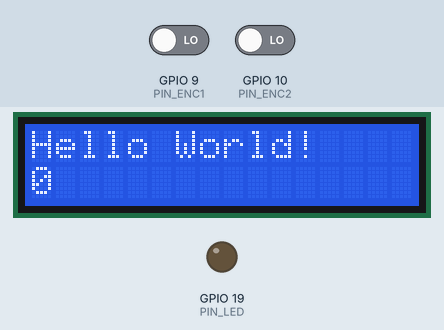
Recording of a sketch running on a simulated ESP32-S3. On the bench: 16×2 character LCD, output pins drawn as LEDs (lit = HIGH). The inputs (shaded band) are chosen by the test bench; at power-on: GPIO 9 (PIN_ENC1) LOW, GPIO 10 (PIN_ENC2) LOW.

Above: at 1.2 s.
1.3 s: GPIO 9 (PIN_ENC1) driven HIGH
At 2.1 s:
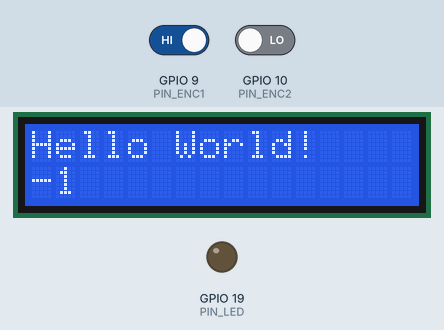
Timing chart, 0 to 4.3 s (numbered marks = the images above; inputs shaded):
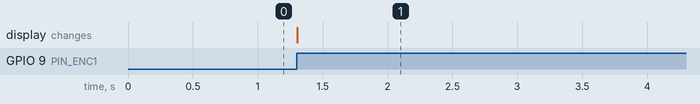

The sketch:

EncoderTest.ino
```cpp
#include <Wire.h>
#include <LiquidCrystal_I2C.h>

#define PIN_LED         19
#define PIN_ENC1        9
#define PIN_ENC2        10


LiquidCrystal_I2C lcd( 0x27, 16, 2 );
volatile int count = 0;
int lastCount = -1;

void IRAM_ATTR isrEnc1()
{
    digitalWrite( PIN_LED, HIGH );

    if ( digitalRead( PIN_ENC1 ) == digitalRead( PIN_ENC2 ) )
    {
        ++count;
    }
    else
    {
        --count;
    }

    digitalWrite( PIN_LED, LOW );
}


void setup()
{
    pinMode( PIN_LED, OUTPUT );
    pinMode( PIN_ENC1, INPUT );
    pinMode( PIN_ENC2, INPUT );

    attachInterrupt( digitalPinToInterrupt( PIN_ENC1 ), isrEnc1, CHANGE );

    lcd.init();
    lcd.backlight();
    lcd.setCursor( 0, 0 );
    lcd.print( "Hello World!" );
}


void loop()
{
    if ( count != lastCount )
    {
        lastCount = count;

        lcd.setCursor( 0, 1 );
        lcd.print( lastCount );
        lcd.print( "   " );
    }
}
```

Measured:
- after the input at 1.3 s, the display: changes at once (image 1)
